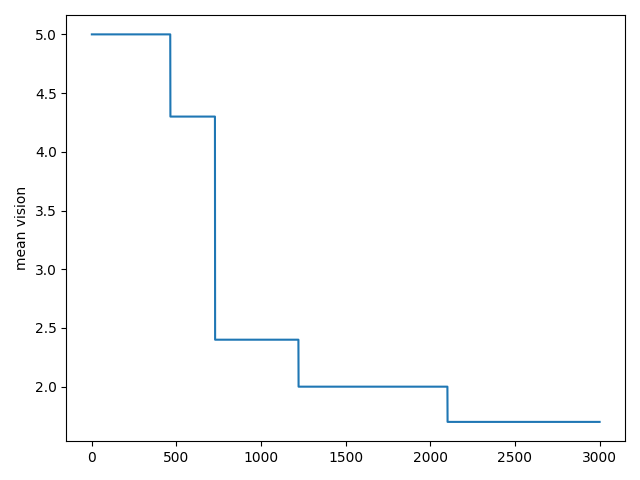

Write Python code to recreate this figure.
import matplotlib.pyplot as plt
from tqdm import tqdm
from simulation import Config, init_state, step

STEPS = 3000
cfg = Config()

steps = []
mean_visions = []

state = init_state(cfg)
for i in tqdm(range(STEPS)):
    state = step(state, cfg)
    steps.append(state.step)
    mean_visions.append(state.agents.mean_vision)

fig, ax = plt.subplots()

ax.plot(steps, mean_visions)
ax.set_ylabel("mean vision")

plt.tight_layout()
plt.savefig("plot.png")
plt.show()
